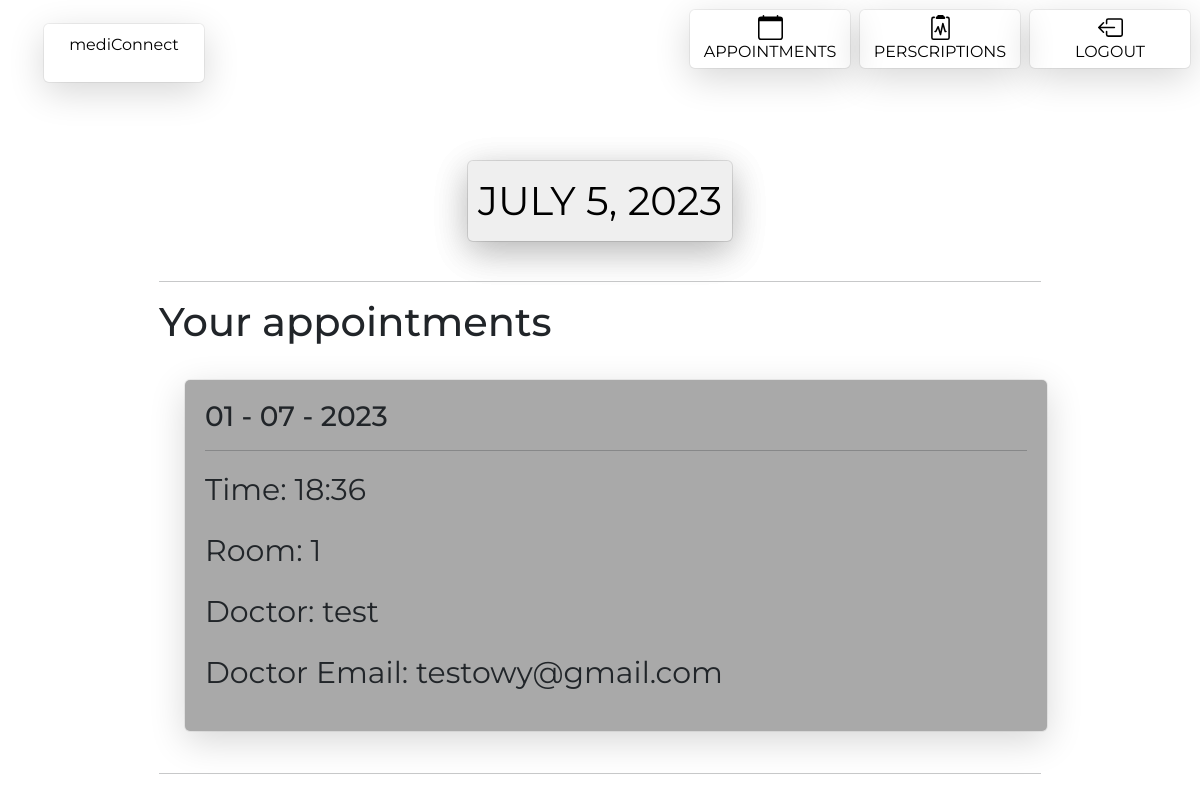
Before: /appointments/ (signed in) with the older database file.
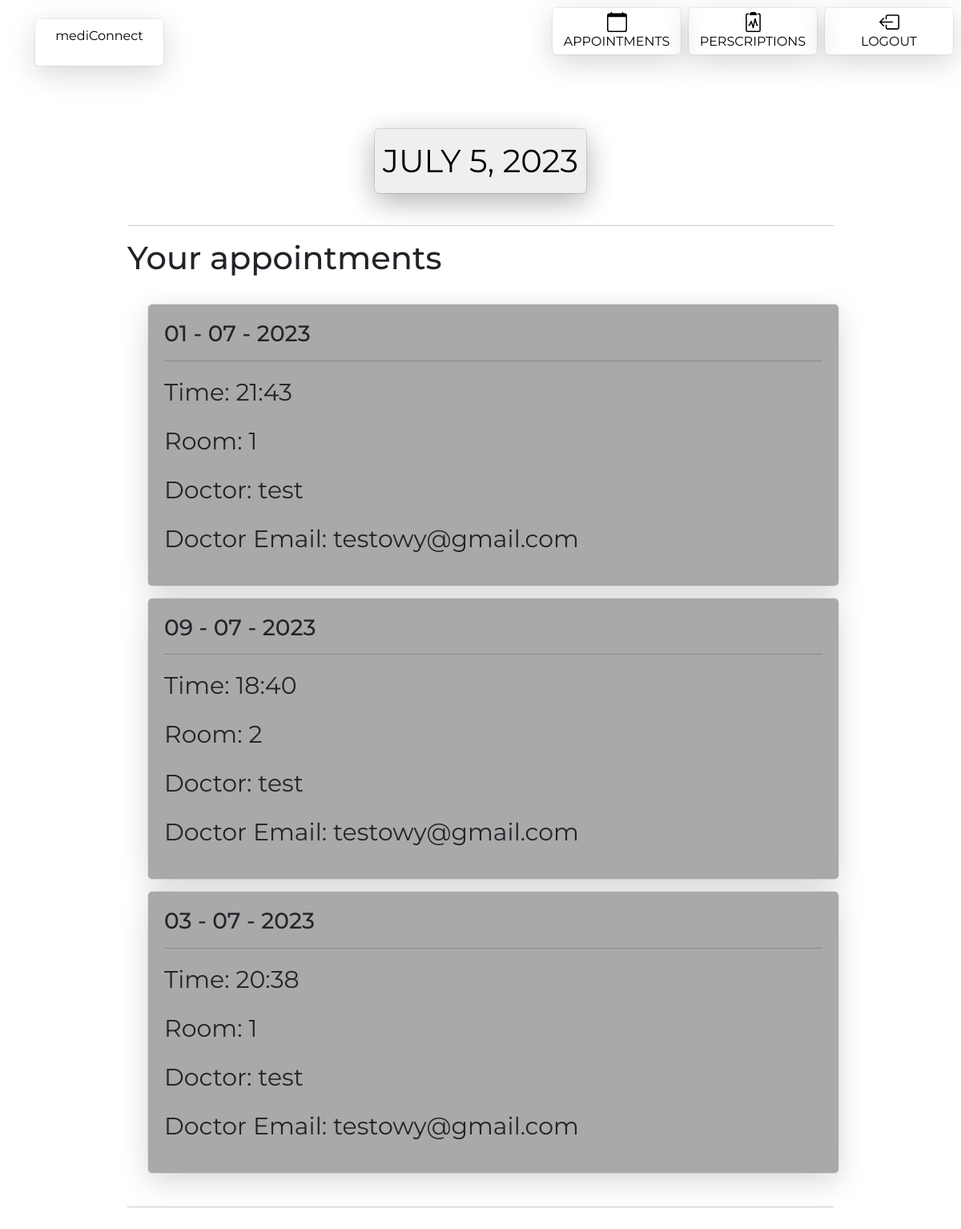
After: the same page with the newer database file.
### main/models.py (models this page shows, shortened)
class Apointment(models.Model):
    patient = models.ForeignKey(Patient,on_delete=models.CASCADE)
    doctor = models.ForeignKey(Doctor,on_delete=models.CASCADE)
    date = models.DateTimeField()
    created_at = models.DateTimeField(auto_now_add=True)
    status = models.BooleanField(default=False)
    room = models.ForeignKey('Room',on_delete=models.CASCADE,null=True)

class Room(models.Model):
    number = models.IntegerField(validators=[
            MaxValueValidator(200),
            MinValueValidator(1)
        ])
    status = models.BooleanField(default=False)

class Doctor(models.Model):
    user = models.ForeignKey(User,on_delete=models.CASCADE)
    firstname = models.CharField(max_length=200)
    lastname = models.CharField(max_length=200)
    phone_number = models.CharField(max_length=9)
    email = models.EmailField()

### patient_site/views.py (the view, shortened to what this page needs)
# urls.py: path('appointments/',views.AppointmentsPage.as_view(),name='appointments_page'),
class AppointmentsPage(View):
    today = datetime.date.today()
    def get(self, request):
        day = datetime.date.today()
        appointments = self.get_user_appointments()
        context = {'today_date':day,'appointments':appointments}
        return render(request, 'patient_page/appointments.html', context)
    def get_user_appointments(self):
        patient = Patient.objects.get(user=self.request.user)
        appointments = Apointment.objects.filter(patient=patient)
        return appointments

### templates/patient_page/appointments.html (shortened to what this page needs)
{% extends 'patient_page/base.html' %}
{% load static %}
{% block css %}
<link rel="stylesheet" href="{% static 'patient_page/css/appointments.css' %}">
{% endblock %}
{% block content %}
<div class="appointments_container">
    <div class="upper_container">
        <div class="middle_upper">
            <form action="" method="GET">
                <button type="submit" name="start_day" id="start_day" class="day_button" ><p>{{today_date}}</p></button>
            </form>
        </div>
    </div>
    <hr>
    <h1>Your appointments</h1>
    <div class="lower_container">
        {% for appointment in appointments %}
            <div class="day appointment_booked">
                <div class="day_date">
                    <h3>{{appointment.date|date:'d - m - Y'}}</h3>
                </div>
                <hr>
                <div class="appointment">
                    <p>Time: {{ appointment.date|date:"H:i" }}</p>
                    <p>Room: {{ appointment.room.number}}</p>
                    <p>Doctor: {{ appointment.doctor.firstname }} {{data.doctor.lastname}}</p>
                    <p>Doctor Email: {{ appointment.doctor.email }}</p>
                </div>
            </div>
        {% endfor %}
    </div>
    <hr>
</div>
{% endblock %}

Changed rows visible on the page:
changed Apointment (number 1 of 3 on the later page): date "18:36" → "21:43"
added Apointment: date "09 - 07 - 2023", date "18:40", room.number "2", doctor.firstname "test", doctor.email "testowy@gmail.com"
added Apointment: date "03 - 07 - 2023", date "20:38", room.number "1", doctor.firstname "test", doctor.email "testowy@gmail.com"
